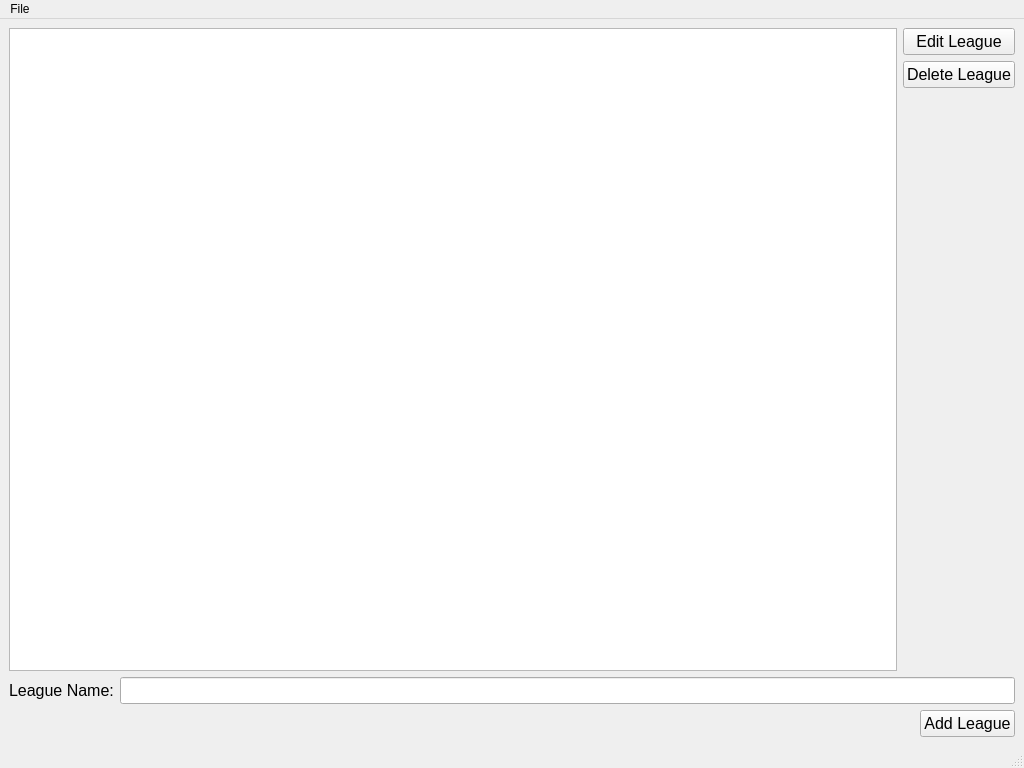
<?xml version="1.0" encoding="UTF-8"?>
<ui version="4.0">
 <class>league_window</class>
 <widget class="QMainWindow" name="league_window">
  <property name="geometry">
   <rect>
    <x>0</x>
    <y>0</y>
    <width>1024</width>
    <height>768</height>
   </rect>
  </property>
  <property name="minimumSize">
   <size>
    <width>800</width>
    <height>600</height>
   </size>
  </property>
  <property name="windowTitle">
   <string>Curling League</string>
  </property>
  <widget class="QWidget" name="centralwidget">
   <layout class="QVBoxLayout" name="verticalLayout_3">
    <item>
     <layout class="QHBoxLayout" name="horizontalLayout_2">
      <item>
       <widget class="QTableWidget" name="league_table_widget">
        <property name="mouseTracking">
         <bool>true</bool>
        </property>
        <property name="selectionMode">
         <enum>QAbstractItemView::SingleSelection</enum>
        </property>
        <property name="selectionBehavior">
         <enum>QAbstractItemView::SelectRows</enum>
        </property>
       </widget>
      </item>
      <item>
       <layout class="QVBoxLayout" name="verticalLayout_2">
        <item>
         <widget class="QPushButton" name="edit_league_button">
          <property name="minimumSize">
           <size>
            <width>0</width>
            <height>0</height>
           </size>
          </property>
          <property name="maximumSize">
           <size>
            <width>16777215</width>
            <height>16777215</height>
           </size>
          </property>
          <property name="font">
           <font>
            <pointsize>12</pointsize>
           </font>
          </property>
          <property name="text">
           <string>Edit League</string>
          </property>
         </widget>
        </item>
        <item>
         <widget class="QPushButton" name="delete_league_button">
          <property name="minimumSize">
           <size>
            <width>0</width>
            <height>0</height>
           </size>
          </property>
          <property name="maximumSize">
           <size>
            <width>16777215</width>
            <height>16777215</height>
           </size>
          </property>
          <property name="font">
           <font>
            <pointsize>12</pointsize>
           </font>
          </property>
          <property name="text">
           <string>Delete League</string>
          </property>
         </widget>
        </item>
        <item>
         <spacer name="verticalSpacer">
          <property name="orientation">
           <enum>Qt::Vertical</enum>
          </property>
          <property name="sizeHint" stdset="0">
           <size>
            <width>20</width>
            <height>40</height>
           </size>
          </property>
         </spacer>
        </item>
       </layout>
      </item>
     </layout>
    </item>
    <item>
     <layout class="QVBoxLayout" name="verticalLayout">
      <item>
       <layout class="QFormLayout" name="formLayout">
        <property name="labelAlignment">
         <set>Qt::AlignRight|Qt::AlignTrailing|Qt::AlignVCenter</set>
        </property>
        <item row="0" column="0">
         <widget class="QLabel" name="label_league_oid_2">
          <property name="font">
           <font>
            <pointsize>12</pointsize>
           </font>
          </property>
          <property name="text">
           <string>League Name:</string>
          </property>
         </widget>
        </item>
        <item row="0" column="1">
         <widget class="QLineEdit" name="league_name_line_edit">
          <property name="font">
           <font>
            <pointsize>12</pointsize>
           </font>
          </property>
         </widget>
        </item>
       </layout>
      </item>
      <item>
       <layout class="QHBoxLayout" name="horizontalLayout">
        <item>
         <spacer name="horizontalSpacer">
          <property name="orientation">
           <enum>Qt::Horizontal</enum>
          </property>
          <property name="sizeHint" stdset="0">
           <size>
            <width>40</width>
            <height>20</height>
           </size>
          </property>
         </spacer>
        </item>
        <item>
         <widget class="QPushButton" name="add_league_button">
          <property name="minimumSize">
           <size>
            <width>0</width>
            <height>0</height>
           </size>
          </property>
          <property name="maximumSize">
           <size>
            <width>16777215</width>
            <height>16777215</height>
           </size>
          </property>
          <property name="font">
           <font>
            <pointsize>12</pointsize>
           </font>
          </property>
          <property name="text">
           <string>Add League</string>
          </property>
         </widget>
        </item>
       </layout>
      </item>
     </layout>
    </item>
   </layout>
  </widget>
  <widget class="QMenuBar" name="menubar">
   <property name="geometry">
    <rect>
     <x>0</x>
     <y>0</y>
     <width>1024</width>
     <height>22</height>
    </rect>
   </property>
   <widget class="QMenu" name="menuFile">
    <property name="title">
     <string>File</string>
    </property>
    <addaction name="load_menu_item"/>
    <addaction name="save_menu_item"/>
    <addaction name="separator"/>
    <addaction name="quit_menu_item"/>
   </widget>
   <addaction name="menuFile"/>
  </widget>
  <widget class="QStatusBar" name="statusbar"/>
  <action name="load_menu_item">
   <property name="text">
    <string>Load</string>
   </property>
  </action>
  <action name="save_menu_item">
   <property name="text">
    <string>Save</string>
   </property>
  </action>
  <action name="quit_menu_item">
   <property name="text">
    <string>Quit</string>
   </property>
  </action>
 </widget>
 <resources/>
 <connections/>
</ui>
